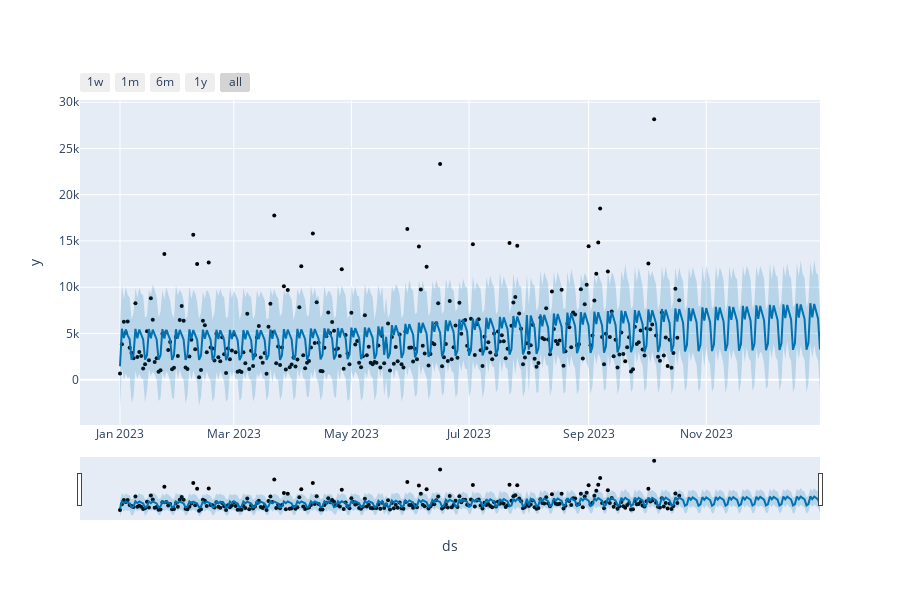

Source (notebook cell):
### Code cell
# Python
import itertools

# Search Grid
param_grid = {
    'changepoint_prior_scale': [0.001, 0.01, 0.05, 0.1, 0.5],
    'seasonality_prior_scale': [0.01, 0.1, 1.0, 10.0],
    'holidays_prior_scale': [1, 5, 10, 15],  # default 10
    'seasonality_mode': ['additive', 'multiplicative'],  # default 'additive'
    'changepoint_range': [0.6, 0.7, 0.8, 0.9]  # default 0.8
}

# Generate all combinations of parameters
all_params = [dict(zip(param_grid.keys(), v)) for v in itertools.product(*param_grid.values())]
rmses = []  # Store the RMSEs for each params here

# Use the training data to evaluate all parameters
for params in all_params:
    # Initialize and fit the model with given params
    model = Prophet(**params)
    model.add_country_holidays(country_name='CH')  # Adding holidays
    model.fit(train_revenue)
    
    # Create a dataframe for future dates including the test period
    future_dates = model.make_future_dataframe(periods=len(test_revenue))
    forecast = model.predict(future_dates)
    
    # Align the predictions with the test set
    forecast_test = forecast.set_index('ds').loc[test_revenue['ds']]
    
    # Compute RMSE for the current set of parameters
    rmse = np.sqrt(mean_squared_error(test_revenue['y'], forecast_test['yhat']))
    rmses.append(rmse)

# Find the best parameters
tuning_results = pd.DataFrame(all_params)
tuning_results['rmse'] = rmses
print(tuning_results)

best_params = all_params[np.argmin(rmses)]
print("Best Parameters:", best_params)

# Fit the model with the best parameters
best_model = Prophet(**best_params)
best_model.add_country_holidays(country_name='CH')
best_model.fit(train_revenue)

# Create a dataframe for future dates including the test period
future_dates = best_model.make_future_dataframe(periods=len(test_revenue))
forecast = best_model.predict(future_dates)

# Plot forecast
plot_plotly(best_model, forecast).show()

# Compute performance metrics
forecast_test = forecast.set_index('ds').loc[test_revenue['ds']]
residuals = test_revenue['y'] - forecast_test['yhat']

mae = mean_absolute_error(test_revenue['y'], forecast_test['yhat'])
mse = mean_squared_error(test_revenue['y'], forecast_test['yhat'])
rmse = np.sqrt(mse)
mape = mean_absolute_percentage_error(test_revenue['y'], forecast_test['yhat'])

performance_metrics = pd.DataFrame({
    'MAE': [mae],
    'MSE': [mse],
    'RMSE': [rmse],
    'MAPE': [mape * 100]
})

performance_metrics

### Figure 1 — Plotly figure (JSON) as saved in the notebook; plotly's stock layout.template omitted (floating-point values rounded to 4 significant figures; data arrays with more than 128 entries replaced by an {"elided": "..."} marker saying what was removed)
{"data": [{"marker": {"color": "black", "size": 4}, "mode": "markers", "name": "Actual", "type": "scatter", "x": {"elided": "291 str values"}, "y": {"elided": "291 float values"}}, {"hoverinfo": "skip", "line": {"width": 0}, "mode": "lines", "type": "scatter", "x": {"elided": "364 str values"}, "y": {"elided": "364 float values"}}, {"fill": "tonexty", "fillcolor": "rgba(0, 114, 178, 0.2)", "line": {"color": "#0072B2", "width": 2}, "mode": "lines", "name": "Predicted", "type": "scatter", "x": {"elided": "364 str values"}, "y": {"elided": "364 float values"}}, {"fill": "tonexty", "fillcolor": "rgba(0, 114, 178, 0.2)", "hoverinfo": "skip", "line": {"width": 0}, "mode": "lines", "type": "scatter", "x": {"elided": "364 str values"}, "y": {"elided": "364 float values"}}], "layout": {"height": 600, "showlegend": false, "width": 900, "xaxis": {"rangeselector": {"buttons": [{"count": 7, "label": "1w", "step": "day", "stepmode": "backward"}, {"count": 1, "label": "1m", "step": "month", "stepmode": "backward"}, {"count": 6, "label": "6m", "step": "month", "stepmode": "backward"}, {"count": 1, "label": "1y", "step": "year", "stepmode": "backward"}, {"step": "all"}]}, "rangeslider": {"visible": true}, "title": {"text": "ds"}, "type": "date"}, "yaxis": {"title": {"text": "y"}}}}
